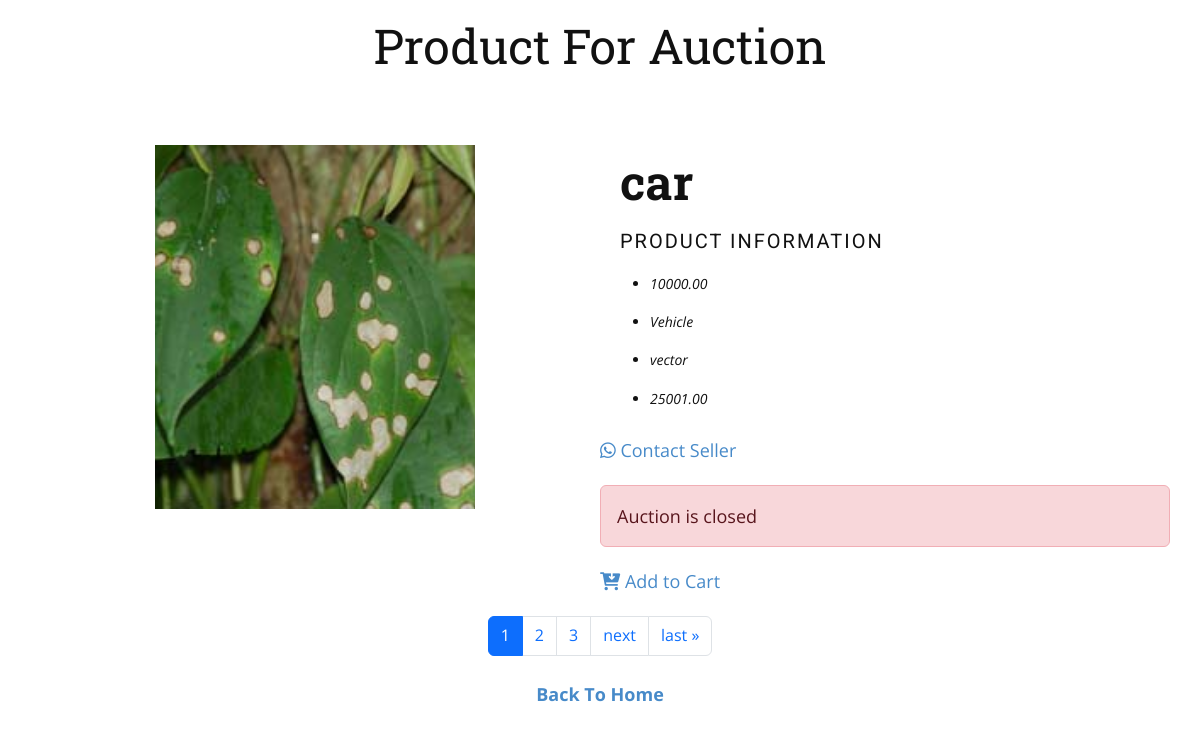
/buyer/display-products/ (signed in), run on the app's committed database.
### seller/models.py (models this page shows, shortened)
class Product(models.Model):
    seller = models.ForeignKey(SellerModel, on_delete=models.CASCADE)
    name = models.CharField(max_length=100)
    stock = models.IntegerField(null = True)
    pro_image = models.ImageField(upload_to='pro_image/',null=True)
    min_price = models.DecimalField(max_digits=10, decimal_places=2,null = True)
    max_price = models.DecimalField(max_digits=10, decimal_places=2, null=True, blank=True)
    description = models.TextField()
    CATEGORY_CHOICES = (
        ('Electronics', 'Electronics'),
        ('Home', 'Home'),
        ('Furniture', 'Furniture'),
        ('Vehicle' , 'Vehicle' )
    )
    category = models.CharField(max_length=20, choices=CATEGORY_CHOICES)
    winner = models.ForeignKey('buyer.BuyerModel', on_delete=models.SET_NULL, null=True, blank=True, related_name='won_products')
    is_closed = models.BooleanField(default= False, null=True, blank=True)
    is_paid = models.BooleanField(default=False)

### buyer/models.py (models this page shows)
class BuyerModel(models.Model):
    name = models.CharField(max_length=100)
    phone = models.CharField(max_length=10)
    email = models.EmailField(unique = True)
    password = models.CharField(max_length=6)
    def __str__(self):
        return self.name

### buyer/views.py (the view)
# urls.py: path('display-products/',views.ProductView,name='display-products'),
def ProductView(request):
    if 'email' in request.session:
        email = request.session['email']
        all_products = Product.objects.all()
        items_per_page = 1
        paginator = Paginator(all_products, items_per_page)
        page = request.GET.get('page')
        try:
            ur = paginator.page(page)
        except PageNotAnInteger:
            ur = paginator.page(1)
        except EmptyPage:
            ur = paginator.page(paginator.num_pages)
        context = {'ur': ur}
        return render(request, 'display.html', context)
    return render(request, 'display.html')

### buyer/templates/display.html (shortened to what this page needs)
{% load static %}
<!DOCTYPE html>
<html style="font-size: 16px;" lang="en">
    <head>
    <link rel="stylesheet" href="https://cdnjs.cloudflare.com/ajax/libs/font-awesome/6.0.0/css/all.min.css">
    <link href="https://cdn.jsdelivr.net/npm/bootstrap@5.3.3/dist/css/bootstrap.min.css" rel="stylesheet">
    <link rel="stylesheet" href="{% static 'css/nicepage.css' %}" media="screen">
    <link rel="stylesheet" href="{% static 'css/Home.css' %}" media="screen">
</head>
  <body data-home-page="Home.html" data-home-page-title="Home" data-path-to-root="./" data-include-products="false" class="u-body u-xl-mode" data-lang="en">
    <h2  style="text-align: center;" class="u-custom-font u-font-roboto-slab u-text u-text-1">Product For Auction</h2>
    {% for item in ur %}
    <section class="u-clearfix u-custom-color-1 u-section-1" id="carousel_6ea8">
      <div class="u-clearfix u-sheet u-sheet-1">
        <div class="data-layout-selected u-clearfix u-expanded-width u-layout-wrap u-layout-wrap-1">
          <div class="u-layout">
            <div class="u-layout-row">
              <div class="u-container-style u-layout-cell u-left-cell u-size-30 u-layout-cell-1">
                <div class="u-container-layout">
                  <img class="u-expanded-width-xs u-image u-image-1" src="{{item.pro_image.url}}">
                </div>
              </div>
              <div class="u-container-style u-layout-cell u-size-30 u-layout-cell-2">
                <div class="u-container-layout">
                  <h2 class="u-custom-font u-font-roboto-slab u-text u-text-1">{{item.name}}</h2>
                  <h5 class="u-text u-text-custom-color-2 u-text-2">Product Information</h5>
                  <ul class="u-spacing-16 u-text u-text-3">
                    <li>{{item.min_price}}</li>
                    <li>{{item.category}}</li>
                    {%if item.winner == None and item.max_price == None %}
                    <p class="alert alert-info">Auction available</p>
                    {%else%}
                    <li>{{item.winner}}</li>
                    <li>{{item.max_price}}</li>
                    {%endif%}
                  </ul><br>
                  <a href="http://wa.me/{{item.seller.phone}}"><i class="fa-brands fa-whatsapp"></i>  Contact Seller</a>
                  {% if item.is_closed == False %}
                  <button class="btn btn-success" ><i class="fa-solid fa-cart-shopping"></i><a style="color: white;" href="/buyer/add-auction/{{item.id}}">Add Auction</a></button>
                  <a href="/buyer/add-to-cart/{{item.id}}"> <i class="fa-solid fa-cart-arrow-down"></i> Add to Cart</a>
                  {% else %}
                  <p class="alert alert-danger">Auction is closed </p>
                  <a href="/buyer/add-to-cart/{{item.id}}"> <i class="fa-solid fa-cart-arrow-down"></i> Add to Cart</a>
                  {% endif %}
                </div>
              </div>
            </div>
          </div>
        </div>
      </div>
    </section>
    {% endfor %}
    {% if ur.has_other_pages %}
  <ul class="pagination">
    {% for num in ur.paginator.page_range %}
      <li class="page-item{% if ur.number == num %} active{% endif %}">
        <a class="page-link" href="?page={{ num }}">{{ num }}</a>
      </li>
    {% endfor %}
    {% if ur.has_next %}
      <li class="page-item">
        <a class="page-link" href="?page={{ ur.next_page_number }}">next</a>
      </li>
      <li class="page-item">
        <a class="page-link" href="?page={{ ur.paginator.num_pages }}">last &raquo;</a>
      </li>
    {% endif %}
  </ul>
{% endif %}
<span class="badge badge-primary"><a id="back"  href="/buyer/index/">Back To Home</a></span>
</body>
</html>

### buyer/static/css/Home.css (style rules this page uses)
.u-section-1 { background-image: none; }
.u-section-1 .u-sheet-1 { min-height: 495px; }
.u-section-1 .u-layout-wrap-1 { margin: 43px auto 0 0; }
.u-section-1 .u-layout-cell-1 { min-height: 422px; }
.u-section-1 .u-image-1 { width: 320px; height: 364px; margin: 9px auto 0; }
.u-section-1 .u-layout-cell-2 { min-height: 422px; }
.u-section-1 .u-text-1 { margin-left: 20px; margin-right: 20px; font-size: 3rem; font-weight: 700; }
.u-section-1 .u-text-2 { margin-left: 20px; margin-right: 20px; text-transform: uppercase; letter-spacing: 2px; margin-bottom: 0; }
.u-section-1 .u-text-3 { font-size: 0.875rem; font-style: italic; margin: 20px 10px 0 30px; }

### buyer/templates/display.html (style rules this page uses)
.pagination { display: flex; justify-content: center; margin-top: 20px; margin-bottom: 20px; }
#back { display: flex; justify-content: center; }
.badge { display: flex; justify-content: center; }

### data on the page
Product: pro_image (picture), name "car", min_price "10000.00", category "Vehicle", winner "vector", max_price "25001.00"

### other printed values
{{ num }} "1" "2" "3"
